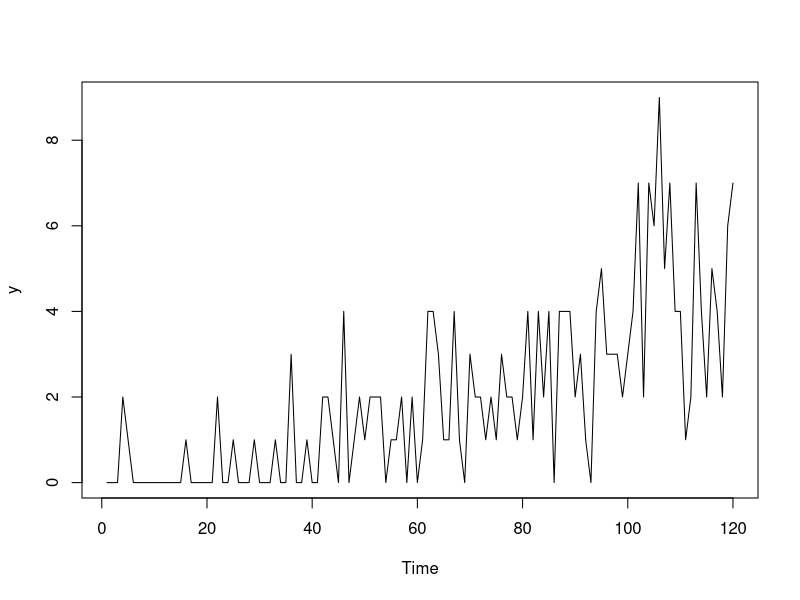

The R source for this figure: (Note: this script raises an error after producing the figure.)
## ---- chunk 1
y <- ts(c(rpois(20,0.25),rpois(20,0.5),rpois(20,1),rpois(20,2),rpois(20,3),rpois(20,5)))
## ---- chunk 2
plot(y)
## ---- chunk 3
oETSFModel1 <- oes(y, occurrence="fixed", h=10, holdout=TRUE)
oETSFModel1
plot(oETSFModel1)
## ---- chunk 4
oETSOModel <- oes(y, model="MMN", occurrence="odds-ratio", h=10, holdout=TRUE)
oETSOModel
plot(oETSOModel)
## ---- chunk 5
oETSIModel <- oes(y, model="MMN", occurrence="inverse-odds-ratio", h=10, holdout=TRUE)
oETSIModel
plot(oETSIModel)
## ---- chunk 6
oETSGModel1 <- oesg(y, modelA="MNN", modelB="AAN", h=10, holdout=TRUE)
oETSGModel1
plot(oETSGModel1)
## ---- chunk 7
oETSGModel1$modelA
## ---- chunk 8
oETSDModel <- oes(y, model="MMN", occurrence="d", h=10, holdout=TRUE)
oETSDModel
plot(oETSDModel)
## ---- chunk 9
# Assumption | Differential Entropy
# Normal distribution
entropiesTable <- c("$\\epsilon_t \\sim \\mathcal{N}(0, \\sigma^2)$",
                    "$\\frac{1}{2}\\left(\\log(2\\pi\\sigma^2)+1\\right)$",
# Laplace distribution
                    "$\\epsilon_t \\sim \\mathcal{Laplace}(0, s)$",
                    "$1+\\log(2s)$",
# S distribution
                    "$\\epsilon_t \\sim \\mathcal{S}(0, s)$",
                    "$2+2\\log(2s)$",
# GN distribution
                    "$\\epsilon_t \\sim \\mathcal{GN}(0, s, \\beta)$",
                    "$\\beta^{-1}-\\log\\left(\\frac{\\beta}{2s\\Gamma\\left(\\beta^{-1}\\right)}\\right)$",
# Asymmetric Laplace distribution
                    "$\\epsilon_t \\sim \\mathcal{ALaplace}(0, s, \\alpha)$",
                    "$1+\\log(2s)$",
# IG distribution
                    "$1+\\epsilon_t \\sim \\mathcal{IG}(1, s)$",
                    "$\\frac{1}{2}\\left(\\log \\pi e s -\\log(2) \\right)$",
# Gamma distribution
                    "$1+\\epsilon_t \\sim \\mathcal{\\Gamma}(s^{-1}, s)$",
                    "$s^{-1} + \\log \\Gamma\\left(s^{-1} \\right) + \\left(1-s^{-1}\\right)\\psi\\left(s^{-1}\\right)$",
# logN distribution
                    "$1+\\epsilon_t \\sim \\mathrm{log}\\mathcal{N}\\left(-\\frac{\\sigma^2}{2}, \\sigma^2\\right)$",
                    "$\\frac{1}{2}\\left(\\log(2\\pi\\sigma^2)+1\\right)-\\frac{\\sigma^2}{2}$"
                    )
entropiesTable <- matrix(entropiesTable, 8, 2, byrow=TRUE,
                           dimnames=list(c("**Normal**","**Laplace**","**S**",
                                           "**Generalised Normal**","**Asymmetric Laplace**",
                                           "**Inverse Gaussian**","**Gamma**","**Log Normal**"),
                                         c("**Assumption**","**Differential Entropy**")))
kableTable <- kableExtra::kable(entropiesTable, escape=FALSE, caption="Differential entropies for different distributions. $\\Gamma(\\cdot)$ is the Gamma function, while $\\psi(\\cdot)$ is the digamma function.",
                                col.names=c("Assumption","Differential Entropy"), label="differentialEntropy")
kableExtra::kable_styling(kableTable, font_size=12, protect_latex=TRUE)
## ---- chunk 10
plot(y)
## ---- chunk 11
adamModelsiETS <- vector("list",4)
adamModelsiETS[[1]] <- adam(y, "MMdN", occurrence="odds-ratio",
                            h=10, holdout=TRUE)
adamModelsiETS[[2]] <- adam(y, "MMdN", occurrence="inverse-odds-ratio",
                            h=10, holdout=TRUE)
adamModelsiETS[[3]] <- adam(y, "MMdN", occurrence="direct",
                            h=10, holdout=TRUE)
adamModelsiETS[[4]] <- adam(y, "MMdN", occurrence="general",
                            h=10, holdout=TRUE)
adamModelsiETSAICcs <- setNames(sapply(adamModelsiETS,AICc),
                                c("odds-ratio","inverse-odds-ratio","direct","general"))
adamModelsiETSAICcs
## ---- chunk 12
i <- which.min(adamModelsiETSAICcs)
plot(adamModelsiETS[[i]],7)
## ---- chunk 13
adamModelsiETS[[i]]$occurrence
plot(adamModelsiETS[[i]]$occurrence)
## ---- chunk 14
oETSModel <- oes(y, "MMdN", occurrence=names(adamModelsiETSAICcs)[i],
                 h=10, holdout=TRUE)
adamModeliARIMA <- adam(y, "NNN", occurrence=oETSModel, orders=c(1,1,2),
                        distribution="dlnorm", h=10, holdout=TRUE)
adamModeliARIMA
plot(adamModeliARIMA,7)
## ---- chunk 15
adamModelsiETS[[i]] <- adam(y, "MMdN", occurrence=oETSModel,
                            h=10, holdout=TRUE)
adamModelsiETS[[i]]
plot(adamModelsiETS[[i]],7)
## ---- chunk 16
adamModeliARIMA <- adam(y, "NNN", occurrence=oETSModel, orders=c(1,1,2),
                        distribution="dinvgauss", h=10, holdout=TRUE, initial="back")
adamModeliARIMA
plot(adamModeliARIMA,7)
## ---- chunk 17
adamiETSForecasts <- forecast(adamModelsiETS[[i]],h=10,interval="prediction",nsim=10000)
plot(adamiETSForecasts)
